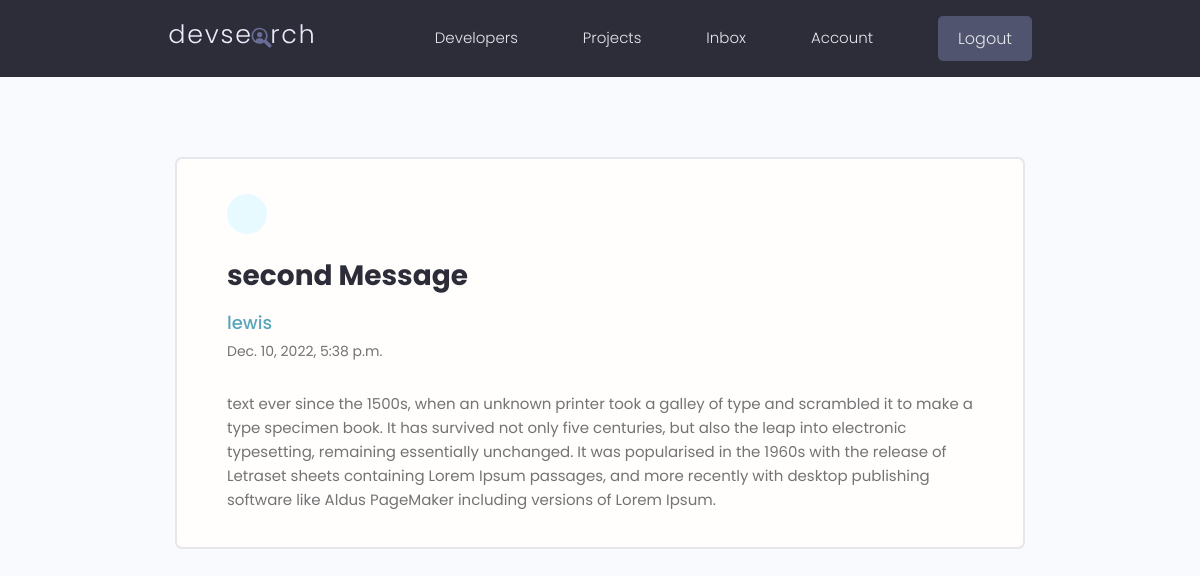
/message/5b9c3062-0ac6-4a0a-9b6c-1e46a9eaf8ed/ (signed in), run on the app's committed database.
### users/models.py (models this page shows, shortened)
class Message(models.Model):
    sender = models.ForeignKey(Profile, on_delete=models.SET_NULL, null=True, blank=True)
    recepient = models.ForeignKey(Profile, on_delete=models.SET_NULL, null=True, blank=True, related_name="messages")
    name = models.CharField(max_length=200, null=True, blank=True)
    email = models.CharField(max_length=200, null=True, blank=True)
    subject = models.CharField(max_length=200, null=True, blank=True)
    body = models.TextField()
    is_read = models.BooleanField(default=False, null=True)
    created = models.DateTimeField(auto_now_add=True)
    id = models.UUIDField(default=uuid.uuid4, unique=True, primary_key=True, editable=False)
    class Meta:
        ordering = ['is_read', '-created']

### users/views.py (the view)
# urls.py: path('message/<str:pk>/', views.viewMessage, name="message"),
@login_required(login_url="login")
def viewMessage(request, pk):
    profile = request.user.profile
    message = profile.messages.get(id=pk)
    if message.is_read == False:
        message.is_read = True
        message.save()
    context = {'message':message}
    return render(request, 'users/message.html', context)

### users/templates/users/message.html (shortened to what this page needs)
{% extends 'main.html' %}
{% block content %}
  <main class="messagePage my-xl">
    <div class="content-box">
      <div class="message">
        <a class="backButton" href="{% url 'inbox' %}"></a>
        <h2 class="message__subject">{{message.subject}}</h4>
          {% if message.sender %}
          <a href="{% url 'user-profile' message.sender.id %}" class="message__author">{{message.name}}</a>
          {% else %}
          <p class="message__author">{{message.name}}</p>
          {% endif %}
          <p class="message__date">{{message.created}}</p>
          <div class="message__body">{{message.body|linebreaksbr}} </div>
      </div>
    </div>
  </main>
{% endblock content %}

### static/styles/app.css (style rules this page uses)
:root { --color-sub: #2d2d39; }
.content-box { width: 95%; max-width: 85rem; margin: 0 auto; }
.message { padding: 2.5rem 0; }
.message > a { display: flex; gap: 1rem; }
.message__author, .message__date { flex-basis: 25%; }
.message__subject { flex-basis: 50%; }
.message__date { text-align: right; }
.messagePage .message { list-style: none; background: var(--color-white); padding: 3.5rem 5rem; border: 2px solid var(--color-light); border-radius: 0.7rem; }
.messagePage .message__subject { font-size: 2.8rem; color: var(--color-sub); margin-bottom: 1rem; margin-top: 2rem; }
.messagePage .message__author { font-size: 1.8rem; font-weight: 500; }
.messagePage .message__date { font-size: 1.4rem; font-weight: 400; text-align: left; margin-bottom: 3rem; }
.backButton { background: var(--color-main-light); color: var(--color-main); width: 4rem; height: 4rem; display: flex; align-items: center; justify-content: center; border-radius: 50%; }

### static/uikit/styles/modules/_variables.css (style rules this page uses)
:root { --color-main: #5aa5b9; --color-main-light: #e6faff; --color-sub: #3f4156; --color-sub-light: #51546e; --color-sub-lighter: #ededfd; --color-text: #737373; --color-gray: #8b8b8b; --color-light: #e5e7eb; --color-light-gray: #767676; --color-bg: #f8fafd; --color-white: #fffefd; --color-white-light: #f3f3f3; --color-success: #359e64; --color-success-bg: #def8e8; --color-error: #fc4b0b; --color-error-bg: #fff2ee; --font-base: 'Poppins', arial, helvetica, 'Segoe UI', roboto, ubuntu, sans-serif; --font-monospace: 'Fira Code', 'Courier New', courier, monospace; --font-regular: 300; --font-medium: 500; --font-bold: 700; --generic-shadow: 1px 1px 5px #00000010; --generic-transition: all 0.3s ease-in-out; }

### static/uikit/styles/modules/_base.css (style rules this page uses)
* { margin: 0; padding: 0; box-sizing: border-box; text-rendering: optimizeLegibility; color: inherit; font-size: inherit; }
html { font-size: 50%; }
@media only screen and (min-width: 480px) { html { font-size: 56.25%; } }
@media only screen and (min-width: 1200px) { html { font-size: 62.5%; } }
body { line-height: 1.6; font-weight: 400; font-size: 1.5rem; color: var(--color-text); background-color: var(--color-bg); min-height: 100vh; }

### static/uikit/styles/modules/_typography.css (style rules this page uses)
* { font-family: var(--font-base); }
h2 { font-size: 3.6rem; font-weight: var(--font-bold); }
p, span, strong { font-size: 1.6rem; color: var(--color-text); font-weight: var(--font-regular); }
a { padding-bottom: 2px; text-decoration: none; display: inline-block; color: var(--color-main); font-weight: var(--font-medium); }

### static/uikit/styles/modules/_utilities.css (style rules this page uses)
.my-xl { margin: 8rem auto; }

### data on the page
Message: subject "second Message", name "lewis", created "Dec. 10, 2022, 5:38 p.m.", body "text ever since the 1500s, when an unknown printer took a galley of type and scrambled it to make a type specimen book. It has survived not only five centuries, but also the leap into electronic typesetting, remaining essentially unchanged. It was popularised in the 1960s with the release of Letraset sheets containing Lorem Ipsum passages, and more recently with desktop publishing software like Aldus PageMaker including versions of Lorem Ipsum."
